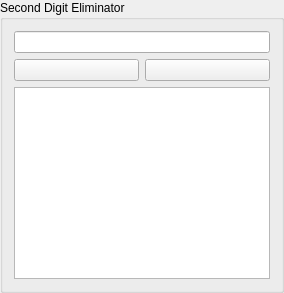
         <widget class="QGroupBox" name="groupBox_2">
          <property name="title">
           <string>Second Digit Eliminator</string>
          </property>
          <layout class="QVBoxLayout" name="verticalLayout_3">
           <item>
            <layout class="QVBoxLayout" name="verticalLayout_37">
             <item>
              <widget class="QLineEdit" name="input34"/>
             </item>
             <item>
              <layout class="QHBoxLayout" name="horizontalLayout_33">
               <item>
                <widget class="QPushButton" name="plusBtn34">
                 <property name="text">
                  <string/>
                 </property>
                 <property name="icon">
                  <iconset>
                   <normaloff>assets/plus.png</normaloff>assets/plus.png</iconset>
                 </property>
                </widget>
               </item>
               <item>
                <widget class="QPushButton" name="deleteBtn34">
                 <property name="text">
                  <string/>
                 </property>
                 <property name="icon">
                  <iconset>
                   <normaloff>assets/delete.png</normaloff>assets/delete.png</iconset>
                 </property>
                </widget>
               </item>
              </layout>
             </item>
             <item>
              <widget class="QListWidget" name="list34"/>
             </item>
            </layout>
           </item>
          </layout>
         </widget>
